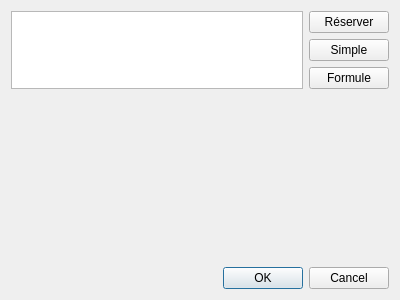
<?xml version="1.0" encoding="UTF-8"?>
<ui version="4.0">
 <class>DialogSandwichs</class>
 <widget class="QDialog" name="DialogSandwichs">
  <property name="geometry">
   <rect>
    <x>0</x>
    <y>0</y>
    <width>400</width>
    <height>300</height>
   </rect>
  </property>
  <property name="windowTitle">
   <string>Sandwichs</string>
  </property>
  <layout class="QGridLayout" name="gridLayout">
   <item row="4" column="0" colspan="2">
    <spacer name="verticalSpacer">
     <property name="orientation">
      <enum>Qt::Vertical</enum>
     </property>
     <property name="sizeHint" stdset="0">
      <size>
       <width>20</width>
       <height>40</height>
      </size>
     </property>
    </spacer>
   </item>
   <item row="5" column="0" colspan="2">
    <widget class="QDialogButtonBox" name="buttonBox">
     <property name="orientation">
      <enum>Qt::Horizontal</enum>
     </property>
     <property name="standardButtons">
      <set>QDialogButtonBox::Cancel|QDialogButtonBox::Ok</set>
     </property>
    </widget>
   </item>
   <item row="2" column="1">
    <widget class="QPushButton" name="PBFormule">
     <property name="text">
      <string>Formule</string>
     </property>
    </widget>
   </item>
   <item row="0" column="0" rowspan="3">
    <widget class="QListWidget" name="LWSandwichs"/>
   </item>
   <item row="0" column="1">
    <widget class="QPushButton" name="PBReserver">
     <property name="text">
      <string>Réserver</string>
     </property>
    </widget>
   </item>
   <item row="1" column="1">
    <widget class="QPushButton" name="PBSimple">
     <property name="text">
      <string>Simple</string>
     </property>
    </widget>
   </item>
  </layout>
 </widget>
 <tabstops>
  <tabstop>PBReserver</tabstop>
  <tabstop>PBSimple</tabstop>
  <tabstop>PBFormule</tabstop>
  <tabstop>LWSandwichs</tabstop>
 </tabstops>
 <resources/>
 <connections>
  <connection>
   <sender>buttonBox</sender>
   <signal>accepted()</signal>
   <receiver>DialogSandwichs</receiver>
   <slot>accept()</slot>
   <hints>
    <hint type="sourcelabel">
     <x>248</x>
     <y>254</y>
    </hint>
    <hint type="destinationlabel">
     <x>157</x>
     <y>274</y>
    </hint>
   </hints>
  </connection>
  <connection>
   <sender>buttonBox</sender>
   <signal>rejected()</signal>
   <receiver>DialogSandwichs</receiver>
   <slot>reject()</slot>
   <hints>
    <hint type="sourcelabel">
     <x>316</x>
     <y>260</y>
    </hint>
    <hint type="destinationlabel">
     <x>286</x>
     <y>274</y>
    </hint>
   </hints>
  </connection>
 </connections>
</ui>
